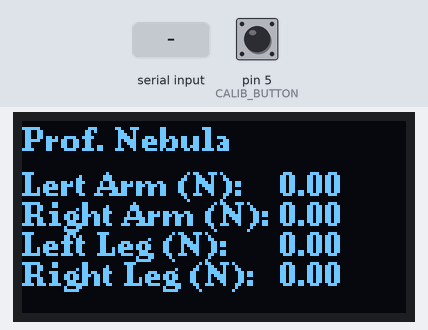
Simulated run of this sketch. Board: Arduino Uno, built with avr-gcc and run on an emulated ATmega328P. Shown: 128×64 one-colour display. The inputs (shaded band) are chosen by the test bench; at power-on: pin 5 (CALIB_BUTTON) HIGH.

Above: at 1.7 s.
1.8 s: "L,1\n" received over Serial
At 2.9 s:
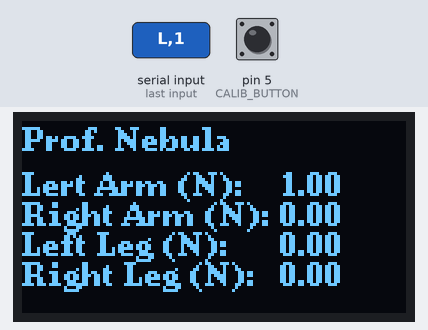
4.6 s: "L,150\n" received over Serial
At 5.9 s:
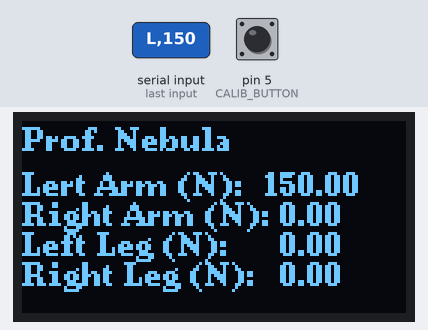
Timing chart, 0 to 7.6 s (numbered marks = the images above; inputs shaded):
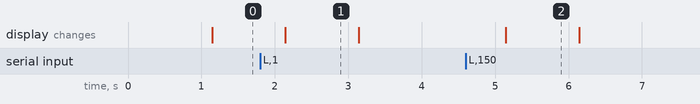

The sketch:

OLED_Data_Processing.ino
```cpp
#include <Arduino.h>
#include <U8g2lib.h>

#ifdef U8X8_HAVE_HW_SPI
#include <SPI.h>
#endif
#ifdef U8X8_HAVE_HW_I2C
#include <Wire.h>
#endif
#define CALIB_BUTTON 5

U8G2_SSD1306_128X64_NONAME_F_4W_SW_SPI u8g2(U8G2_R0, /* clock=*/13, /* data=*/11, /* cs=*/10, /* dc=*/9, /* reset=*/8);

float highestValueL = 0, highestValueR = 0;  // Variables to store the highest values
float highestValueS = 0, highestValueT = 0;
unsigned long previousMillis = 0;  // Store the last time the highest value was reset
const long interval = 1000;        // Interval for capturing and displaying the highest value (1 second)

void setup() {
  Serial.begin(115200);
  pinMode(CALIB_BUTTON, INPUT_PULLUP);
  u8g2.begin();
}

void loop() {
  //Check if the regular pattern button is pressed
  if (digitalRead(CALIB_BUTTON) == LOW) {
    u8g2.begin();
    delay(200);  // Debounce delay
  }
  // Check if there is serial data to read
  if (Serial.available()) {
    String data = Serial.readStringUntil('\n');  // Read until newline
    parseData(data);                             // Parse the received data
  }

  // Handle the 1-second display logic
  unsigned long currentMillis = millis();
  if (currentMillis - previousMillis >= interval) {
    previousMillis = currentMillis;
    u8g2.clearBuffer();  // clear the internal memory

    u8g2.setFont(u8g2_font_ncenB08_tr);   // choose a suitable font
    u8g2.drawStr(0, 10, "Prof. Nebula");  // write something to the internal memory

    // Display Left Arm with highest value
    char leftArm[20];
    dtostrf(highestValueL, 6, 2, leftArm);  // Convert float to string with 2 decimal places
    u8g2.drawStr(0, 25, "Lert Arm (N): ");  // Label
    u8g2.drawStr(80, 25, leftArm);          // write Left Arm value to the display

    // Display Right Arm with highest value
    char rightArm[20];
    dtostrf(highestValueR, 6, 2, rightArm);  // Convert float to string with 2 decimal places
    u8g2.drawStr(0, 35, "Right Arm (N): ");  // Label
    u8g2.drawStr(80, 35, rightArm);          // write Right Arm value to the display

    char leftLeg[20];
    dtostrf(highestValueS, 6, 2, leftLeg);  // Convert float to string with 2 decimal places
    u8g2.drawStr(0, 45, "Left Leg (N): ");  // Placeholder text
    u8g2.drawStr(80, 45, leftLeg);          // write Right Arm value to the display

    char rightLeg[20];
    dtostrf(highestValueT, 6, 2, rightLeg);  // Convert float to string with 2 decimal places
    u8g2.drawStr(0, 55, "Right Leg (N): ");  // Placeholder text
    u8g2.drawStr(80, 55, rightLeg);          // write Right Arm value to the display

    u8g2.sendBuffer();  // transfer internal memory to the display

    // Reset the highest values for the next second
    highestValueL = 0;
    highestValueR = 0;
    highestValueS = 0;
    highestValueT = 0;
  }
}

void parseData(String data) {
  int commaIndex = data.indexOf(',');  // Find the comma
  if (commaIndex > 0) {
    String identifier = data.substring(0, 1);                // Get the identifier (L or R)
    float value = data.substring(commaIndex + 1).toFloat();  // Get the float value

    // Update the highest value based on the identifier
    if (identifier == "L") {
      if (value > highestValueL) {
        highestValueL = value;
      }
    } else if (identifier == "R") {
      if (value > highestValueR) {
        highestValueR = value;
      }
    } else if (identifier == "S") {
      if (value > highestValueS) {
        highestValueS = value;
      }
    } else if (identifier == "T") {
      if (value > highestValueT) {
        highestValueT = value;
      }
    }
  }
}
```

Measured:
- after the input at 1.8 s, the display: changes after 0.34 s (image 1)
- after the input at 4.6 s, the display: changes after 0.55 s (image 2)
- what the display in image 1 shows lasts 1.0 s, from 2.1 s to 3.1 s
